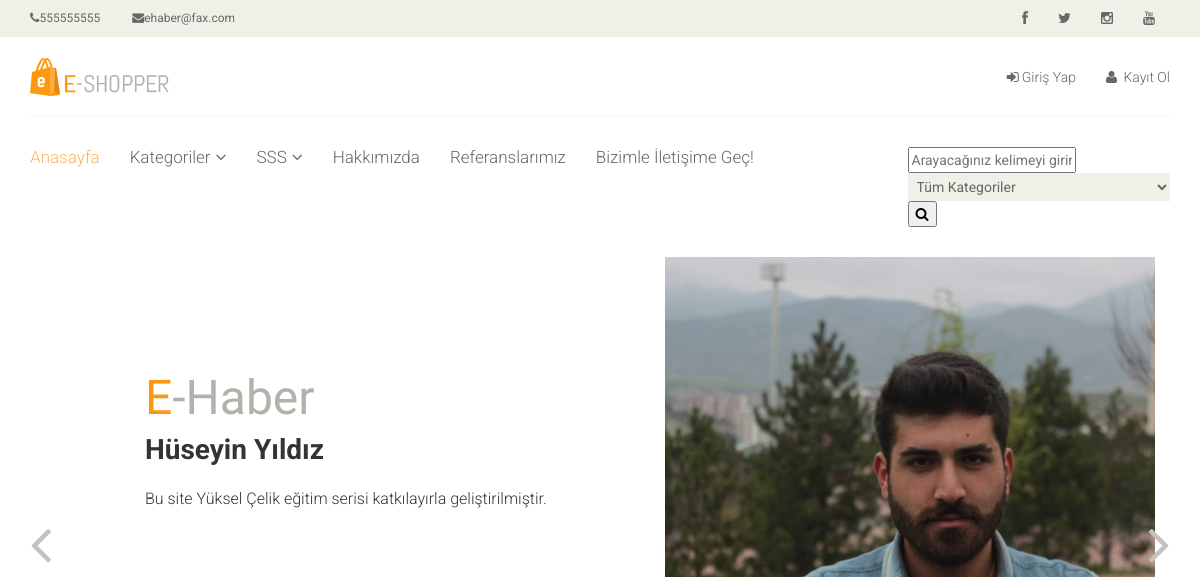
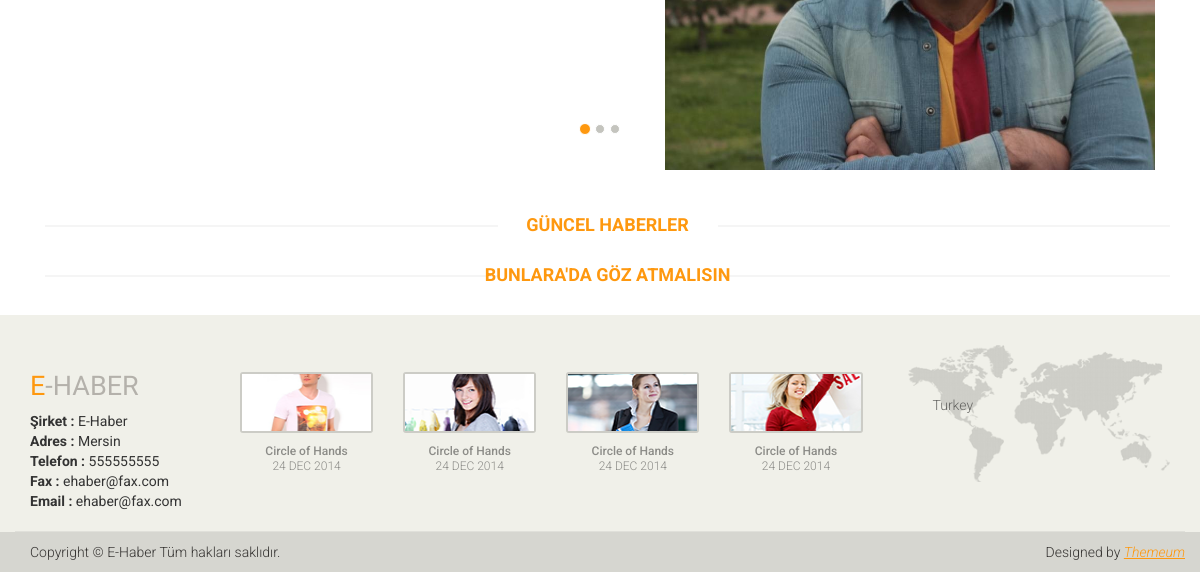
/, run on an earlier commit of the app's database (2 pictures, top to bottom).
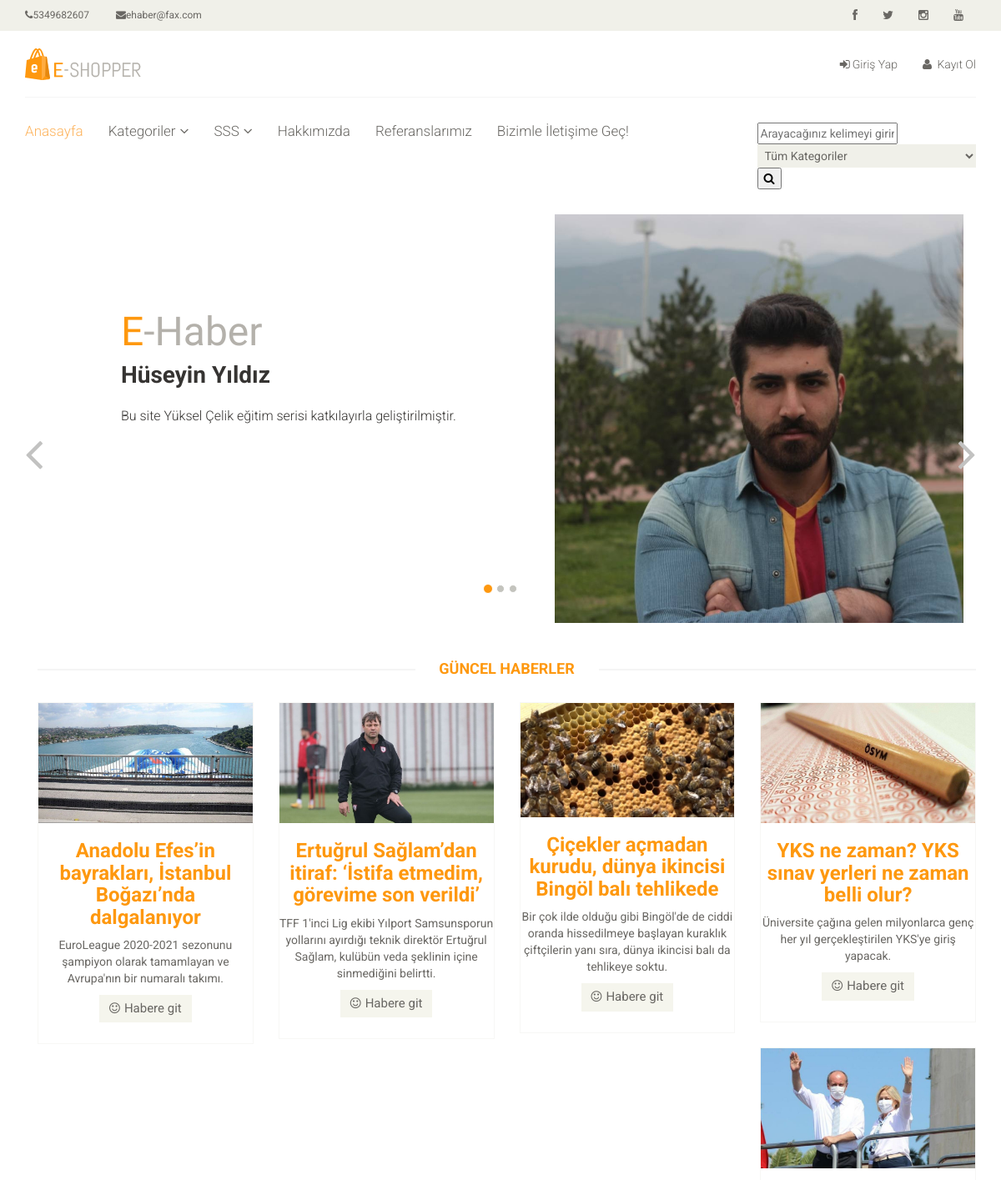
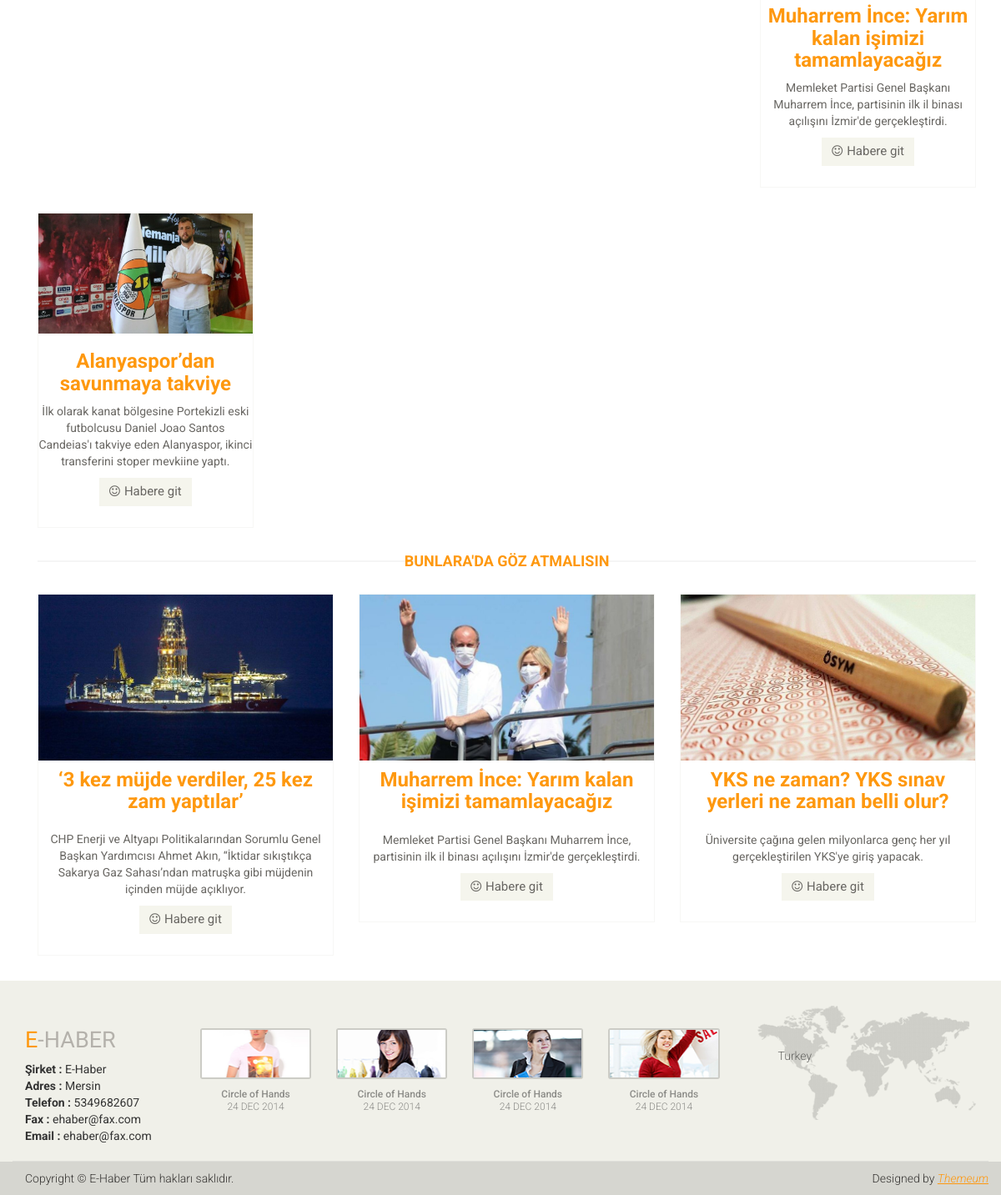
And on a later commit of the database (2 pictures, top to bottom).
### home/models.py (models this page shows, shortened)
class Settings(models.Model):
    STATUS=(
        ('True','Evet'),
        ('False','Hayır'),
    )
    title = models.CharField(max_length=150)
    keywords = models.CharField(max_length=255)
    description = models.CharField(max_length=255)
    company = models.CharField(max_length=50)
    address = models.CharField(blank=True,max_length=150)
    phone = models.CharField(blank=True,max_length=15)
    fax = models.CharField(blank=True,max_length=15)
    email = models.CharField(blank=True,max_length=50)
    smtpserver = models.CharField(max_length=20)
    smtpemail = models.CharField(max_length=20)
    smtppassword = models.CharField(max_length=10)
    smtpport = models.CharField(max_length=5)
    icon = models.ImageField(blank=True,upload_to='images/')
    facebook = models.CharField(max_length=50)
    instagram = models.CharField(max_length=50)
    twitter = models.CharField(max_length=50)
    youtube = models.CharField(max_length=50)
    aboutus = RichTextUploadingField()
    contact = RichTextUploadingField()
    references = RichTextUploadingField()
    status=models.CharField(max_length=10,choices=STATUS)
    create_at=models.DateTimeField(auto_now_add=True)
    update_at=models.DateTimeField(auto_now=True)

### news/models.py (models this page shows, shortened)
class New(models.Model):
    STATUS = (
        ('True', 'Evet'),
        ('False', 'Hayır'),
    )
    title = models.CharField(max_length=200)
    keywords = models.CharField(max_length=255)
    description = models.CharField(max_length=255)
    detail = RichTextUploadingField()
    image = models.ImageField(blank=True, upload_to='images/')
    status = models.CharField(max_length=10, choices=STATUS)
    slug = models.SlugField(null=False,unique=True)
    category = models.ForeignKey(Category, on_delete=models.CASCADE)
    user = models.ForeignKey(User, on_delete=models.CASCADE)
    create_at = models.DateTimeField(auto_now_add=True)
    update_at = models.DateTimeField(auto_now=True)
    def image_tag(self):
        return mark_safe('<img src="{}" height="50"/>'.format(self.image.url))
    image_tag.short_description='Image'

### home/views.py (the view)
# urls.py: path('', views.index, name='index'),
def index(request):
    setting=Settings.objects.get(pk=1)
    sliderdata =New.objects.all().order_by('?')[:4]
    category=Category.objects.all()
    daily=New.objects.all().order_by('?')[:6]
    recommend=New.objects.all().order_by('?')[:3]
    context={'setting':setting,
             'category':category,
             'page':'home',
             'sliderdata':sliderdata,
             'daily':daily,
             'recommend':recommend}
    return render(request,'index.html',context)

### home/templates/index.html (shortened to what this page needs)
{% extends 'homebase.html'%}
{% block slider %}
    {% include 'slider.html' %}
{% endblock %}
{% block body %}
    {% include 'content.html' %}
{% endblock %}

### home/templates/header.html (shortened to what this page needs)
{% load static %}
<header id="header">
    <div class="header_top">
        <div class="container">
            <div class="row">
                <div class="col-sm-6">
                    <div class="contactinfo">
                        <ul class="nav nav-pills">
                            <li><a href="#"><i class="fa fa-phone"></i>{{ setting.phone }}</a></li>
                            <li><a href="#"><i class="fa fa-envelope"></i>{{ setting.email }}</a></li>
                        </ul>
                    </div>
                </div>
                <div class="col-sm-6">
                    <div class="social-icons pull-right">
                        <ul class="nav navbar-nav">
                            <li><a href="{{ setting.facebook }}"><i class="fa fa-facebook"></i></a></li>
                            <li><a href="{{ setting.twitter }}"><i class="fa fa-twitter"></i></a></li>
                            <li><a href="{{ setting.instagram }}"><i class="fa fa-instagram"></i></a></li>
                            <li><a href="{{ setting.youtube }}"><i class="fa fa-youtube"></i></a></li>
                        </ul>
                    </div>
                </div>
            </div>
        </div>
    </div>
    {% load static %}
    <div class="header-middle">
        <div class="container">
            <div class="row">
                <div class="col-sm-4">
                    <div class="logo pull-left">
                        <a href="/"><img src="{% static 'images/home/logo.png'%}" alt="" /></a>
                    </div>
                </div>
                <div class="col-sm-8">
                    <div class="shop-menu pull-right">
                        <ul class="nav navbar-nav">
                            {% if user.id is not none %}
                            <li><a href="/user/"><i class="fa fa-user"></i>{{ user.first_name }}</a></li>
                            <li><a href="/logout/"><i class="fa fa-lock"></i> Çıkış Yap</a></li>
                            {% else %}
                            <li><a href="/login/"><i class="fa fa-sign-in"></i>Giriş Yap</a></li>
                            <li><a href="/register/"><i class="fa fa-user"></i> Kayıt Ol</a></li>
                            {% endif %}
                        </ul>
                    </div>
                </div>
            </div>
        </div>
    </div>
    <div class="header-bottom">
        <div class="container">
            <div class="row">
                <div class="col-sm-9">
                    <div class="mainmenu pull-left">
                        <ul class="nav navbar-nav collapse navbar-collapse">
                            <li><a href="/" class="active">Anasayfa</a></li>
                            {% load mptt_tags %}
                            <li class="dropdown"><a href="#">Kategoriler<i class="fa fa-angle-down"></i></a>
                            </li>
                            <li class="dropdown"><a href="#">SSS<i class="fa fa-angle-down"></i></a>
                            </li>
                            <li><a href="/aboutus">Hakkımızda</a></li>
                            <li><a href="/references">Referanslarımız</a></li>
                            <li><a href="/contactus">Bizimle İletişime Geç!</a></li>
                        </ul>
                    </div>
                </div>
                <div class="col-sm-3">
                    <form action="/search/" method="post">
                        <input id="query" name="query" class="input search_box" type="text" placeholder="Arayacağınız kelimeyi girin.">
                        {% load mptt_tags %}
                        <select name="catid" class="input search-categories">
                            <option value="0">Tüm Kategoriler</option>
                        </select>
                        <button class="search-btn"><i class="fa fa-search"></i></button>
                    </form>
                </div>
            </div>
        </div>
    </div>
</header>

### home/templates/content.html
{% load static %}
<section>
    <div class="container">
        <div class="row">
            <div class="col-sm-12 padding-right">
                <div class="features_items">
                    <h2 class="title text-center">Güncel Haberler</h2>
                    {% for rs in daily %}
                        <div class="col-sm-3">
                            <div class="product-image-wrapper">
                                <div class="single-products">
                                    <div class="productinfo text-center">
                                        <img src="{{ rs.image.url}}"  alt="" />
                                        <h2>{{rs.title}} </h2>
                                        <p>{{rs.description}}</p>
                                        <a href="/new/{{ rs.id }}/{{ rs.slug }}" class="btn btn-default add-to-cart"><i class="fa fa-smile-o"></i>Habere git</a>
                                    </div>
                                </div>
                            </div>
                        </div>
                    {% endfor %}
                </div>
                <div class="recommended_items">
                    <h2 class="title text-center">Bunlara'da Göz Atmalısın</h2>
                    <div id="recommended-item-carousel" class="carousel slide" data-ride="carousel">
                        <div class="carousel-inner">
                            <div class="item active">
                                {% for rs in recommend %}
                                    <div class="col-sm-4">
                                        <div class="product-image-wrapper">
                                            <div class="single-products">
                                                <div class="productinfo text-center">
                                                    <img src="{{rs.image.url}}" alt="" />
                                                    <h2>{{rs.title}}</h2>
                                                    <p>{{rs.description}}</p>
                                                    <a href="/new/{{ rs.id }}/{{ rs.slug }}" class="btn btn-default add-to-cart"><i class="fa fa-smile-o"></i>Habere git</a>
                                                </div>
                                            </div>
                                        </div>
                                    </div>
                                {% endfor %}
                            </div>
                        </div>
                    </div>
                </div>
            </div>
</section>

### home/templates/footer.html (shortened to what this page needs)
{% load static %}
<footer id="footer">
    <div class="footer-top">
        <div class="container">
            <div class="row">
                <div class="col-sm-2">
                    <div class="companyinfo">
                        <h2><span>e</span>-haber</h2>
                        <strong>Şirket :</strong> {{setting.company}} <br>
                        <strong>Adres :</strong> {{setting.address}} <br>
                        <strong>Telefon :</strong> {{setting.phone}} <br>
                        <strong>Fax :</strong> {{setting.fax}} <br>
                        <strong>Email :</strong> {{setting.email}} <br>
                    </div>
                </div>
                <div class="col-sm-7">
                    <div class="col-sm-3">
                        <div class="video-gallery text-center">
                            <a href="">
                                <div class="iframe-img">
                                    <img src="{% static '/images/home/iframe1.png'%}" alt="" />
                                </div>
                            </a>
                            <p>Circle of Hands</p>
                            <h2>24 DEC 2014</h2>
                        </div>
                    </div>
                    <div class="col-sm-3">
                        <div class="video-gallery text-center">
                            <a href="#">
                                <div class="iframe-img">
                                    <img src="{% static '/images/home/iframe2.png'%}" alt="" />
                                </div>
                            </a>
                            <p>Circle of Hands</p>
                            <h2>24 DEC 2014</h2>
                        </div>
                    </div>
                    <div class="col-sm-3">
                        <div class="video-gallery text-center">
                            <a href="#">
                                <div class="iframe-img">
                                    <img src="{% static '/images/home/iframe3.png'%}" alt="" />
                                </div>
                            </a>
                            <p>Circle of Hands</p>
                            <h2>24 DEC 2014</h2>
                        </div>
                    </div>
                    <div class="col-sm-3">
                        <div class="video-gallery text-center">
                            <a href="#">
                                <div class="iframe-img">
                                    <img src="{% static '/images/home/iframe4.png'%}" alt="" />
                                </div>
                            </a>
                            <p>Circle of Hands</p>
                            <h2>24 DEC 2014</h2>
                        </div>
                    </div>
                </div>
                <div class="col-sm-3">
                    <div class="address">
                        <img src="{% static '/images/home/map.png'%}" alt="" />
                        <p>Turkey</p>
                    </div>
                </div>
            </div>
        </div>
    </div>
    <div class="footer-bottom">
        <div class="container">
            <div class="row">
                <p class="pull-left">Copyright © {{setting.company}} Tüm hakları saklıdır.</p>
                <p class="pull-right">Designed by <span><a target="_blank" href="http://www.themeum.com">Themeum</a></span></p>
            </div>
        </div>
    </div>
</footer>

What changed in the data, as far as the page shows it:
changed Settings "E-Haber": phone "555555555" → "5349682607"
added New: image (picture), title "Anadolu Efes’in bayrakları, İstanbul Boğazı’nda dalgalanıyor", description "EuroLeague 2020-2021 sezonunu şampiyon olarak tamamlayan ve Avrupa'nın bir numaralı takımı.", shown under "GÜNCEL HABERLER"
added New: image (picture), title "Ertuğrul Sağlam’dan itiraf: ‘İstifa etmedim, görevime son verildi’", description "TFF 1'inci Lig ekibi Yılport Samsunsporun yollarını ayırdığı teknik direktör Ertuğrul Sağlam, kulübün veda şeklinin içine sinmediğini belirtti.", shown under "GÜNCEL HABERLER"
added New: image (picture), title "Çiçekler açmadan kurudu, dünya ikincisi Bingöl balı tehlikede", description "Bir çok ilde olduğu gibi Bingöl'de de ciddi oranda hissedilmeye başlayan kuraklık çiftçilerin yanı sıra, dünya ikincisi balı da tehlikeye soktu.", shown under "GÜNCEL HABERLER"
added New: image (picture), title "YKS ne zaman? YKS sınav yerleri ne zaman belli olur?", description "Üniversite çağına gelen milyonlarca genç her yıl gerçekleştirilen YKS'ye giriş yapacak."
added New: image (picture), title "Muharrem İnce: Yarım kalan işimizi tamamlayacağız", description "Memleket Partisi Genel Başkanı Muharrem İnce, partisinin ilk il binası açılışını İzmir'de gerçekleştirdi."
added New: image (picture), title "Alanyaspor’dan savunmaya takviye", description "İlk olarak kanat bölgesine Portekizli eski futbolcusu Daniel Joao Santos Candeias'ı takviye eden Alanyaspor, ikinci transferini stoper mevkiine yaptı.", shown under "GÜNCEL HABERLER"
added New: image (picture), title "‘3 kez müjde verdiler, 25 kez zam yaptılar’", description "CHP Enerji ve Altyapı Politikalarından Sorumlu Genel Başkan Yardımcısı Ahmet Akın, “İktidar sıkıştıkça Sakarya Gaz Sahası’ndan matruşka gibi müjdenin içinden müjde açıklıyor.", shown under "BUNLARA'DA GÖZ ATMALISIN"
